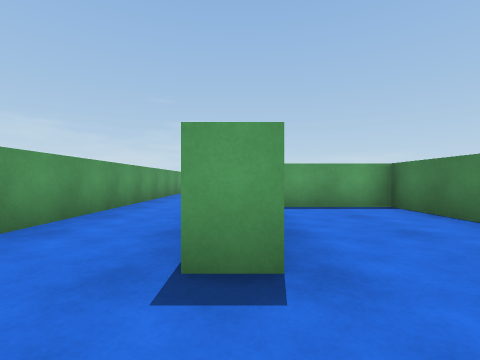
View 1 (above)

22 first-person views from a walk through a scene from a Unity 3-D project. The camera is 0.58 m above the floor, looks level and sees 85° across. The floor is counted in squares, 1 m on a side. Each view is taken from the middle of a square. On the plan, view 1 faces up. The plan holds only what a view shows up to about 9 squares ahead; the rest is blank. The player character is not drawn.

View 2
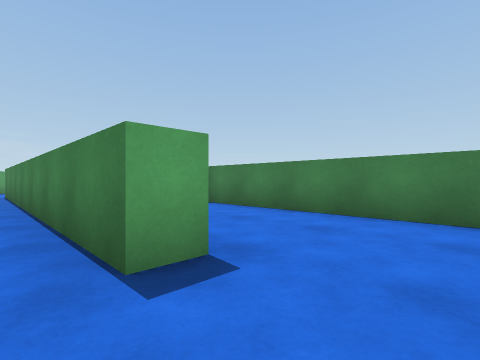

View 3
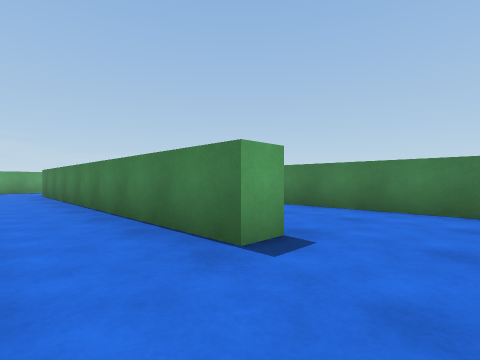

View 4
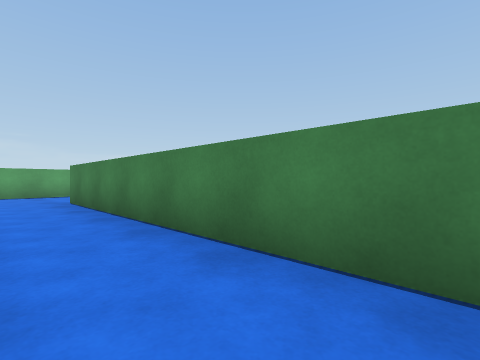

View 5
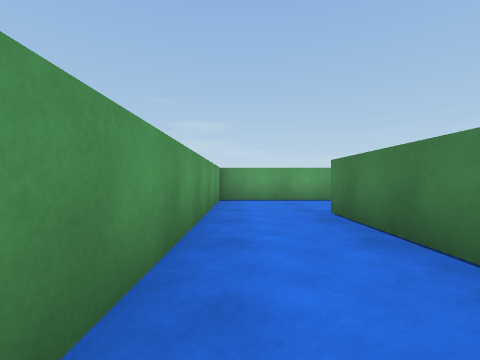

View 6
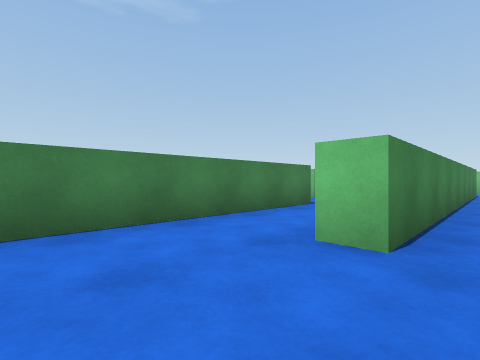

View 7
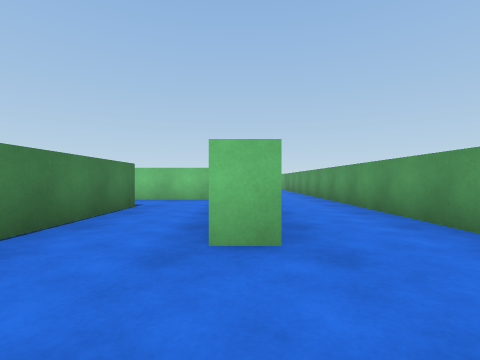

View 8
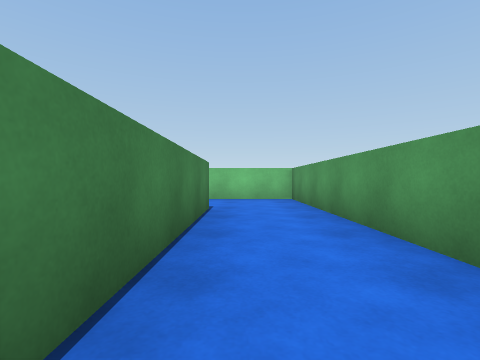

View 9
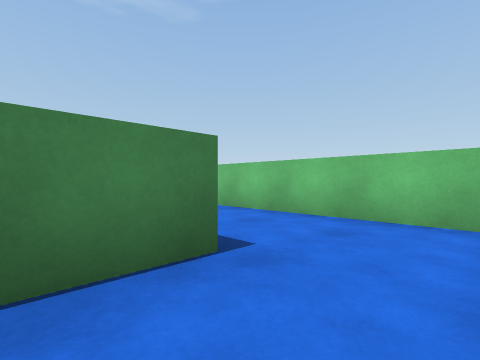

View 10
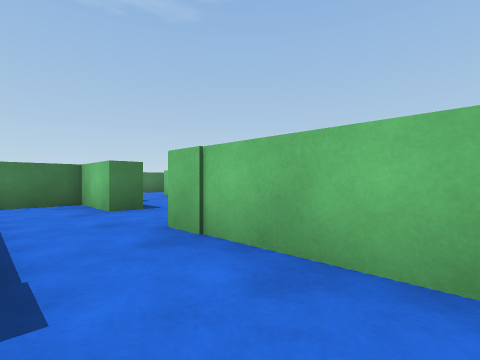

View 11
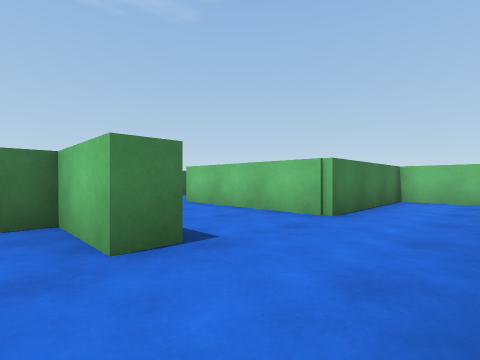

View 12
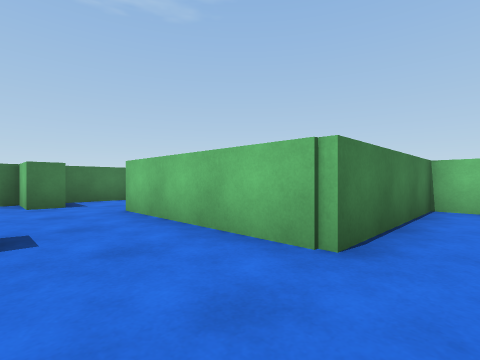

View 13
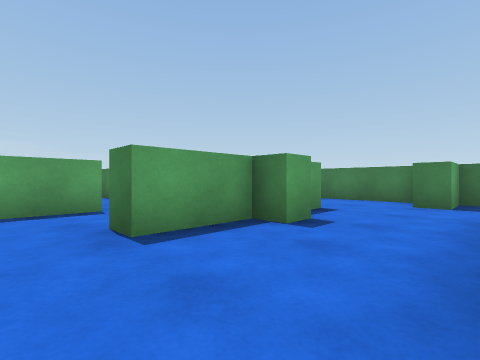

View 14
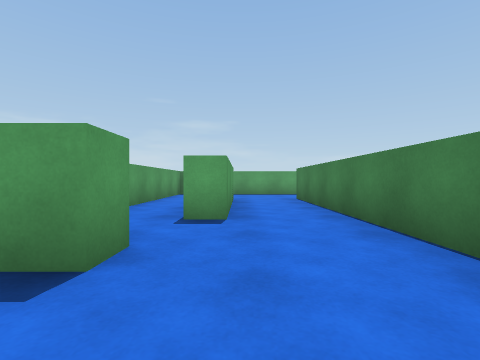

View 15
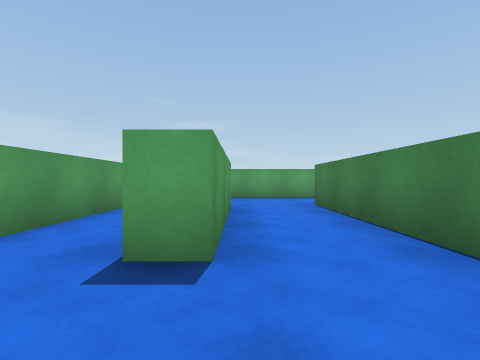

View 16
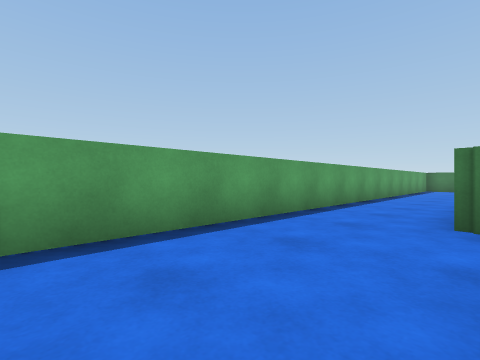

View 17
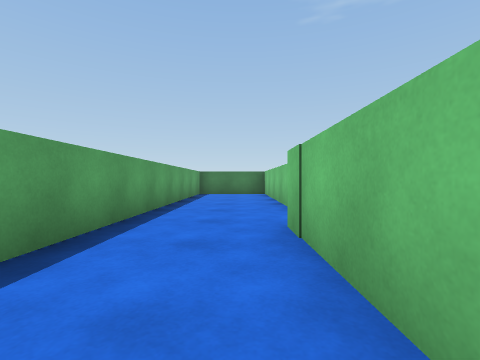

View 18
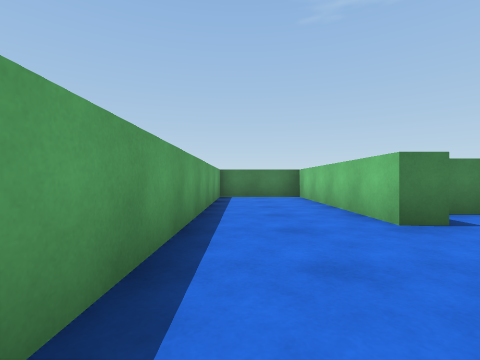

View 19
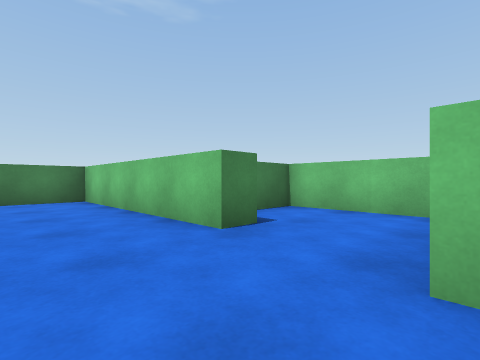

View 20
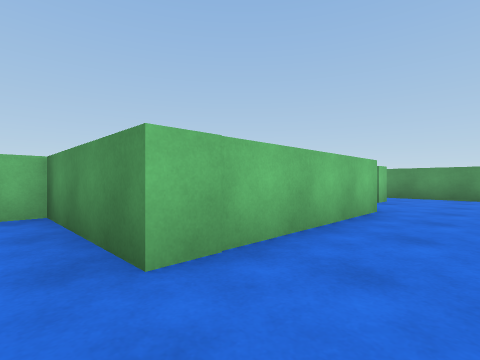

View 21
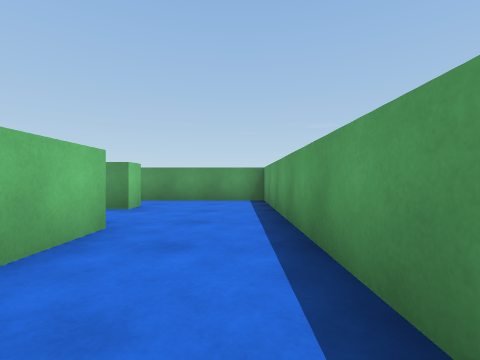

View 22
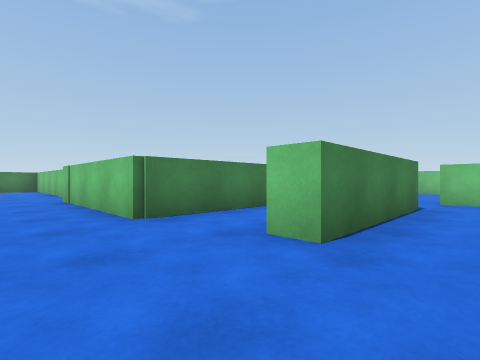

### Floor plan
Points are (right, up) in squares from view 1. A wall is a line through its corners. A room is listed if a view was taken in it or the views show most of it. See-through windows are left out.
Room 1 (views 1, 2, 3, 4, 5, 6, 7, 8, 9, 10, 11)
walls: (0.9, 6.3) (4, 6.3); (2.3, 8.1) (2.3, 13.9); (0.4, 1.6) (-0.4, 1.6) (-0.4, 11.7) (0.4, 11.7); (0.8, 14.7) (-2.6, 14.7) (-2.6, -0.9) (0.6, -0.9)
ways out: opening at (0, 0.5) to room 4; opening at (3.5, 7) to room 5
Room 2 (views 12, 13, 14)
walls: (8.6, 5) (7.9, 5) (7.9, 5.7) (6.1, 5.7); (10, 5.7) (9.4, 5.7); (11.5, 3.7) (11.5, 4.3) (12.8, 4.3) (12.8, 5.5); (4.2, -0.9) (5.9, -0.9) (5.9, 3) (10.1, 3)
ways out: opening at (11.5, 6) to room 3; opening at (5.5, 6) to room 5; opening at (11, 3)
Room 3 (views 15, 16, 17, 18, 19, 20, 21, 22)
walls: (10.8, 11.7) (10.8, 7.9) (10.2, 7.9) (10.2, 11.7) (10.8, 11.7); (19.3, 11.2) (19.3, 12) (24.9, 12) (24.9, 14.7) (8.6, 14.7) (8.6, 8.6); (12.8, 5.5) (12.8, 12.4) (17.3, 12.4) (17.3, 9.1) (20.4, 9.1) (20.4, 10.5); (9.2, 6.3) (10, 6.3) (10, 5.7)
ways out: opening at (11.5, 6) to room 2
Room 4 (no view inside)
walls: (3.3, 0.1) (3.3, 5.7) (0.9, 5.7); (0.6, -0.9) (2.8, -0.9)
ways out: opening at (0, 0.5) to room 1
Room 5 (no view inside)
walls: (6.1, 5.7) (6.1, 6.3) (7.9, 6.3) (7.9, 7.8); (6.6, 8.2) (5.1, 8.2)
ways out: opening at (3.5, 7) to room 1; opening at (5.5, 6) to room 2; opening at (7, 8.5)

Positions as (right, up) in squares from view 1, and headings:
1: (0, 0), facing up
2: (-1, 0), facing up-right
3: (-2, 0), facing up-right
4: (-2, 4), facing up-right
5: (-2, 7), facing up
6: (-1, 14), facing down-right
7: (0, 14), facing down
8: (-1, 7), facing down
9: (-2, 3), facing down-right
10: (1, 8), facing down-right
11: (4, 7), facing down-right
12: (5, 5), facing down-right
13: (5, 3), facing up-right
14: (11, 4), facing up
15: (11, 6), facing up
16: (9, 12), facing up-right
17: (14, 13), facing right
18: (16, 14), facing right
19: (17, 14), facing down-right
20: (18, 14), facing down-left
21: (16, 14), facing left
22: (9, 14), facing down-right
